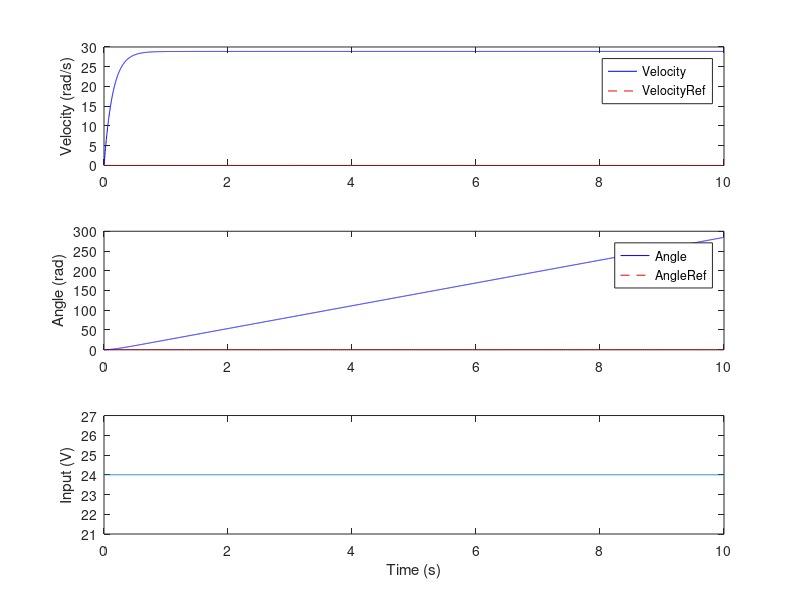

Write MATLAB code to recreate this figure.
clc; clear; close all;

%% =========================================================
%                 仿真设置
% ==========================================================

dt = 0.00199;          % 采样时间
T_end = 10;           % 仿真总时间
N = floor(T_end/dt);

mode = 9;            % 选择模式（见下表）

% 1  速度阶跃
% 2  速度斜坡
% 3  速度正弦
% 4  角度单环阶跃
% 5  角度单环正弦
% 6  串级阶跃
% 7  串级正弦
% 8  串级 + 扰动
% 9  开环


%% =========================================================
%                 电机参数（改这里）
% ==========================================================

J  = 0.047;      % 转动惯量
b  = 0.03;     % 阻尼
R  = 1.8;       % 电阻
L  = 0.00578;       % 电感
Kt = 0.741;       % 转矩常数
Ke = 0.7164;       % 反电动势
T_c = 0.5;


%% =========================================================
%                 PID参数（改这里）
% ==========================================================

% 速度环
Kp_vel = 5;
Ki_vel = 40;
Kd_vel = 0.01;

% 角度环
Kp_ang = 30;
Ki_ang = 0;
Kd_ang = 0.27;


%% =========================================================
%                 状态变量
% ==========================================================

theta = 0;
omega = 0;
i = 0;

vel_integral = 0;
vel_last_fdb = 0;

ang_integral = 0;
ang_last_fdb = 0;

vel_filter = 0;
alpha = 0.3;

%% 数据记录
time = zeros(N,1);
Angle = zeros(N,1);
Velocity = zeros(N,1);
Input = zeros(N,1);
AngleRef_log = zeros(N,1);
VelocityRef_log = zeros(N,1);

%% =========================================================
%                 主循环
% ==========================================================

for k = 1:N
    
    t = (k-1)*dt;
    
    %% -------- 参考信号 --------
    
    AngleRef = 0;
    VelocityRef = 0;
    
    omega_vel = 36;
    omega_ang = 4.8;
    omega_cas = 5.5;
    
    switch mode
        
        case 1
            VelocityRef = 10;
            
        case 2
            VelocityRef = t;
            
        case 3
            VelocityRef = 10*sin(omega_vel*t);
            
        case 4
            AngleRef = 2*pi;
            
        case 5
            AngleRef = 2*pi*sin(omega_ang*t);
            
        case 6
            AngleRef = 2*pi;
            
        case 7
            AngleRef = 2*pi*sin(omega_cas*t);
            
        case 8
            AngleRef = 0;
            
        case 9
            % 开环
    end
    
    %% -------- 滤波 --------
    
    vel_filter = (1-alpha)*vel_filter + alpha*omega;
    Velocity_meas = vel_filter;
    Angle_meas = theta;
    
    %% -------- 角度PID --------
    
    error_ang = AngleRef - Angle_meas;
    der_ang = -(Angle_meas - ang_last_fdb)/dt;
    new_int_ang = ang_integral + error_ang*dt;
    
    u_ang = Kp_ang*error_ang + ...
            Ki_ang*new_int_ang + ...
            Kd_ang*der_ang;
    
    % 限幅
    u_ang = max(min(u_ang,20),-20);
    
    ang_integral = new_int_ang;
    ang_last_fdb = Angle_meas;
    
    
    %% -------- 速度PID --------
    
    error_vel = VelocityRef - Velocity_meas;
    der_vel = -(Velocity_meas - vel_last_fdb)/dt;
    new_int_vel = vel_integral + error_vel*dt;
    
    u_vel = Kp_vel*error_vel + ...
            Ki_vel*new_int_vel + ...
            Kd_vel*der_vel;
    
    % 限幅
    u_vel = max(min(u_vel,24),-24);
    
    vel_integral = new_int_vel;
    vel_last_fdb = Velocity_meas;
    
    
    %% -------- 控制结构 --------
    
    switch mode
        
        case {1,2,3}
            u = u_vel;
            
        case {4,5}
            u = u_ang;
            
        case {6,7,8}
            VelocityRef = u_ang;
            error_vel = VelocityRef - Velocity_meas;
            u = u_vel;
            
        case 9
            u = 24;
    end
    
    %% -------- 扰动 --------
    
    if mode == 8
        if t > 0.5 && t < 0.7
            u = u + 10;
        end
    end
    
    
    %% -------- 电机模型 --------
    
    % 库仑摩擦项
    if omega > 0
        T_fric = T_c;
    elseif omega < 0
        T_fric = -T_c;
    else
        T_fric = 0;
    end
    
    di = (u - R*i - Ke*omega)/L;
    domega = (Kt*i - b*omega - T_fric)/J;
    dtheta = omega;
    
    i = i + di*dt;
    omega = omega + domega*dt;
    theta = theta + dtheta*dt;
    
    
    %% 记录
    
    time(k) = t;
    Angle(k) = theta;
    Velocity(k) = omega;
    Input(k) = u;
    
end


%% =========================================================
%                 画图
% ==========================================================

figure;
subplot(3,1,1)
plot(time,Velocity,'b'); hold on;
plot(time,VelocityRef_log,'r--');
ylabel('Velocity (rad/s)')
legend('Velocity','VelocityRef')

subplot(3,1,2)
plot(time,Angle,'b'); hold on;
plot(time,AngleRef_log,'r--');
ylabel('Angle (rad)')
legend('Angle','AngleRef')

subplot(3,1,3)
plot(time,Input)
ylabel('Input (V)')
xlabel('Time (s)')